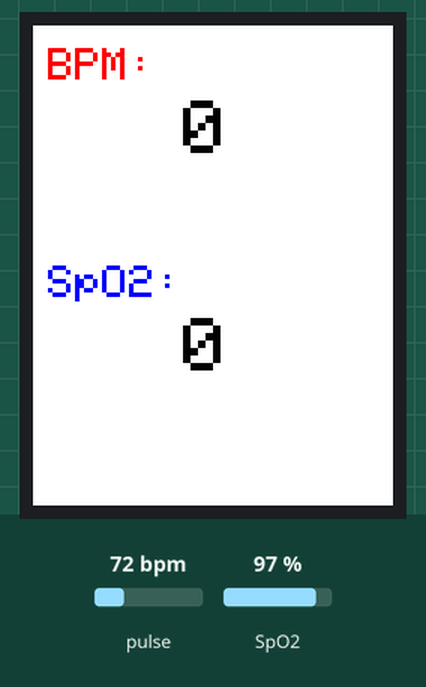
Recording of a sketch running on a simulated Arduino Uno, built with avr-gcc and run on an emulated ATmega328P. On the bench: 240×320 colour display. Inputs (shaded band) come from the test bench; at power-on: pulse 72 bpm, SpO2 97 %. What the sketch prints to the serial monitor is not drawn.

Above: at 2.5 s.
2.6 s: pulse set to 42 bpm
At 5.2 s:
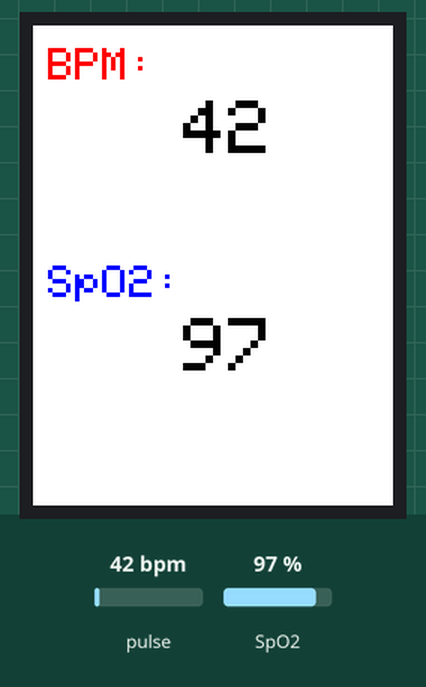
5.6 s: SpO2 set to 80 %
At 7.5 s:
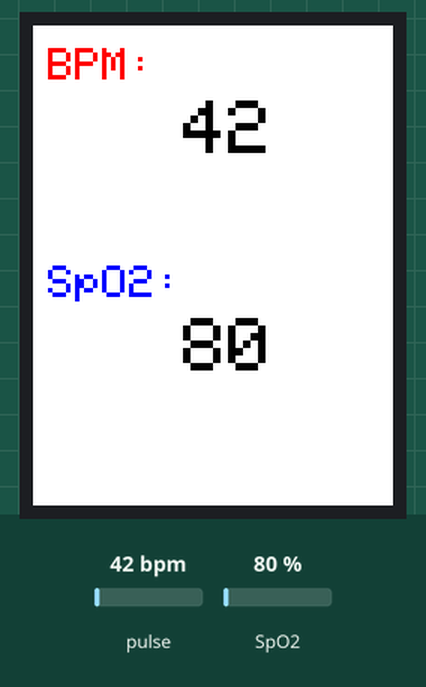
7.8 s: pulse set to 70 bpm
At 9.2 s:
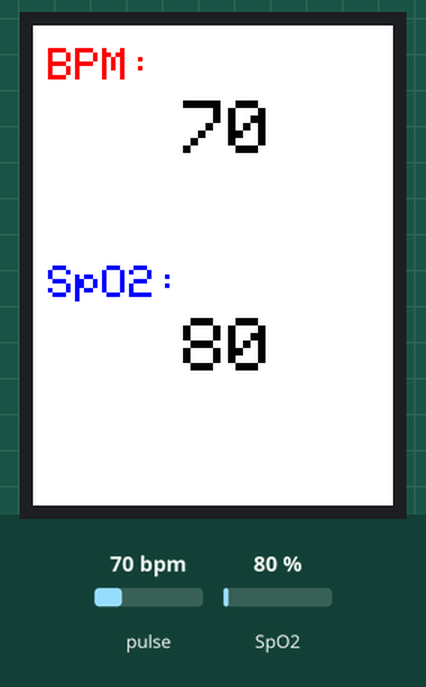
9.9 s: SpO2 set to 85 %
At 11.8 s:
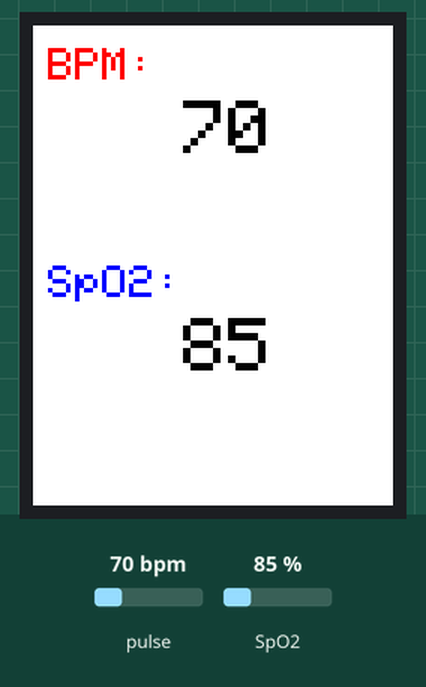
Timing chart, 0 to 12.9 s (numbered marks = the images above; inputs shaded):
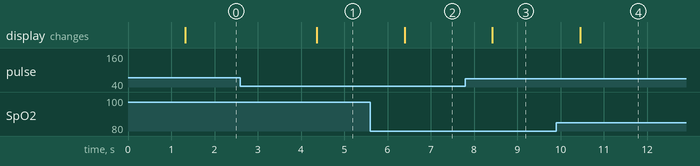

Measured:
- after the input at 2.6 s, the display: changes after 1.8 s (image 1)
- after the input at 5.6 s, the display: changes after 0.80 s (image 2)
- after the input at 7.8 s, the display: changes after 0.62 s (image 3)
- after the input at 9.9 s, the display: changes after 0.55 s (image 4)

The sketch:

IoT_Heart_Rate_Monitoring_-_MCU.ino
```cpp
/* Include */
#include <SPI.h>
#include <Wire.h>
#include <stdio.h>
#include <MCUFRIEND_kbv.h>

#include "lcd_conf.h"
#include "main_mcu_conf.h"
#include "content_location_conf.h"
#include "MAX30100_PulseOximeter.h"
#include "Adafruit_GFX.h"

/* ~~~~~~~~~~~~~~~~ Global variable ~~~~~~~~~~~~~~~~ */
int16_t bpm = 0;
int16_t spo2 = 0;

uint32_t tsLastReport = 0;

char value_str[5];
char display_str[10];

/* ~~~~~~~~~~~~~~~~ Global object ~~~~~~~~~~~~~~~~ */
PulseOximeter pox_sensor;
MCUFRIEND_kbv tft_lcd;

/* ~~~~~~~~~~~~~~~~~~ Functions ~~~~~~~~~~~~~~~~~~ */

void setup()
{
  /* ------------ Local variable ------------ */
  uint16_t ID;

  /* -------- Initialize Serial Port -------- */
  Serial.begin(_USART_BAUDRATE);

  /* ------- Initialize PulseOximeter ------- */
  while (!pox_sensor.begin()){}

  /* ---------- TFT LCD Initialize ---------- */

  ID = tft_lcd.readID();

  if (ID == 0xD3D3) ID = 0x9481; // write-only shield

  tft_lcd.begin(ID);

  tft_lcd.fillScreen(WHITE);

  tft_lcd.setCursor(_MESSAGE_LABEL_X, _MESSAGE_LABEL_Y);
  tft_lcd.setTextSize(_MESSAGE_SIZE);
  tft_lcd.setTextColor(GREEN, WHITE);
  tft_lcd.println("System Initialized.");

  delay(SHOW_TIME);

  tft_lcd.fillScreen(WHITE);

  tft_lcd.setCursor(_BPM_LABEL_X, _BPM_LABEL_Y);
  tft_lcd.setTextSize(_LABEL_SIZE);
  tft_lcd.setTextColor(RED, WHITE);
  tft_lcd.println("BPM:");

  tft_lcd.setCursor(_SPO2_LABEL_X, _SPO2_LABEL_Y);
  tft_lcd.setTextSize(_LABEL_SIZE);
  tft_lcd.setTextColor(BLUE, WHITE);
  tft_lcd.println("SpO2:");

  /* ------ Reinitialize PulseOximeter ------ */
  while (!pox_sensor.begin()){}

}

void loop()
{

  pox_sensor.update();

  if (millis() - tsLastReport > REPORTING_PERIOD_MS)
  {

    bpm = pox_sensor.getHeartRate();
    spo2 = pox_sensor.getSpO2();

    /* ------------------------- */
    Serial.print('B');
    Serial.print(bpm);
    Serial.print('\x0A');

    sprintf(display_str,"%u    ", bpm);

    tft_lcd.setCursor(_BPM_VALUE_X, _BPM_VALUE_Y);
    tft_lcd.setTextSize(_CONTENT_SIZE);
    tft_lcd.setTextColor(BLACK, WHITE);
    tft_lcd.println(display_str);

    Serial.print('S');
    Serial.print(spo2);
    Serial.print('\x0A');

    sprintf(display_str,"%u    ", spo2);

    tft_lcd.setCursor(_SPO2_VALUE_X, _SPO2_VALUE_Y);
    tft_lcd.setTextSize(_CONTENT_SIZE);
    tft_lcd.setTextColor(BLACK, WHITE);
    tft_lcd.println(display_str);

    tsLastReport = millis();
  }
}
```

content_location_conf.h
```cpp
/*
------------------------------------------------------------------------------
~ File   : content_location_conf.h
~ Author : Majid Derhambakhsh
~ Version: V0.0.0
~ Created: 12/23/2019 10:23:00 AM
~ Brief  :
~ Support:
           E-Mail : Majid.Derhambakhsh@gmail.com (subject : Embedded Library Support)

           Github : https://github.com/Majid-Derhambakhsh
------------------------------------------------------------------------------
~ Description:

~ Attention  :

~ Changes    :
------------------------------------------------------------------------------
*/

#ifndef __CONTENT_LOCATION_CONF_H_
#define __CONTENT_LOCATION_CONF_H_

#include "lcd_conf.h"

/* ~~~~~~~~~~~~~~~~~~ Content location ~~~~~~~~~~~~~~~~~~ */
#define _MESSAGE_SIZE 2
#define _LABEL_SIZE   3
#define _CONTENT_SIZE 5

#define _MESSAGE_LABEL_X 10
#define _MESSAGE_LABEL_Y 15

#define _BPM_LABEL_X 10
#define _BPM_LABEL_Y 15

#define _BPM_VALUE_X 100
#define _BPM_VALUE_Y 50

#define _SPO2_LABEL_X 10
#define _SPO2_LABEL_Y 160

#define _SPO2_VALUE_X 100
#define _SPO2_VALUE_Y 195

/* ~~~~~~~~~~~~~~~~~~~~~~~~~~~~~~~~~~~~~~~~~~~~~ */

#endif /* __NETWORK_CHIP_CONF_H_ */
```

main_mcu_conf.h
```cpp
/*
------------------------------------------------------------------------------
~ File   : main_mcu_conf.h
~ Author : Majid Derhambakhsh
~ Version: V0.0.0
~ Created: 12/23/2019 10:23:00 AM
~ Brief  :
~ Support:
           E-Mail : Majid.Derhambakhsh@gmail.com (subject : Embedded Library Support)

           Github : https://github.com/Majid-Derhambakhsh
------------------------------------------------------------------------------
~ Description:

~ Attention  :

~ Changes    :
------------------------------------------------------------------------------
*/

#ifndef __MAIN_MCU_CONF_H_
#define __MAIN_MCU_CONF_H_

/* ~~~~~~~~~~~~~~~~~~ Options ~~~~~~~~~~~~~~~~~~ */
/* ~~~~~~ Timing config ~~~~~ */
#define SHOW_TIME     1000

/* ~~~~~~ Sensor config ~~~~~ */
#define REPORTING_PERIOD_MS     1000

/* ~~~~~~ Usart Config ~~~~~~ */
#define _USART_BAUDRATE 115200

/* ~~~~~~~~~~~~~~~~~~~~~~~~~~~~~~~~~~~~~~~~~~~~~ */

#endif /* __NETWORK_CHIP_CONF_H_ */
```

lcd_conf.h
```cpp
/*
------------------------------------------------------------------------------
~ File   : lcd_conf.h
~ Author : Majid Derhambakhsh
~ Version: V0.0.0
~ Created: 12/23/2019 10:23:00 AM
~ Brief  :
~ Support:
           E-Mail : Majid.Derhambakhsh@gmail.com (subject : Embedded Library Support)

           Github : https://github.com/Majid-Derhambakhsh
------------------------------------------------------------------------------
~ Description:

~ Attention  :

~ Changes    :
------------------------------------------------------------------------------
*/

#ifndef __LCD_CONF_H_
#define __LCD_CONF_H_

/* ~~~~~~~~~~~~~~~~~~ Options ~~~~~~~~~~~~~~~~~~ */
/* ~~~~~~ LCD Pin ~~~~~~ */
#define LCD_CS     A3
#define LCD_CD     A2
#define LCD_WR     A1
#define LCD_RD     A0
#define LCD_RESET  11

/* ~~~~~~ LCD RGB Color Code ~~~~~~ */
#define BLACK   0x0000
#define BLUE    0x001F
#define RED     0xF800
#define GREEN   0x07E0
#define CYAN    0x07FF
#define MAGENTA 0xF81F
#define YELLOW  0xFFE0
#define WHITE   0xFFFF
#define GRAY    0x6E7A

/* ~~~~~~ LCD Size ~~~~~~ */
#define _LCD_WIDTH  240
#define _LCD_HEIGHT 320

/* ~~~~~~~~~~~~~~~~~~~~~~~~~~~~~~~~~~~~~~~~~~~~~ */

#endif /* __LCD_CONF_H_ */
```
